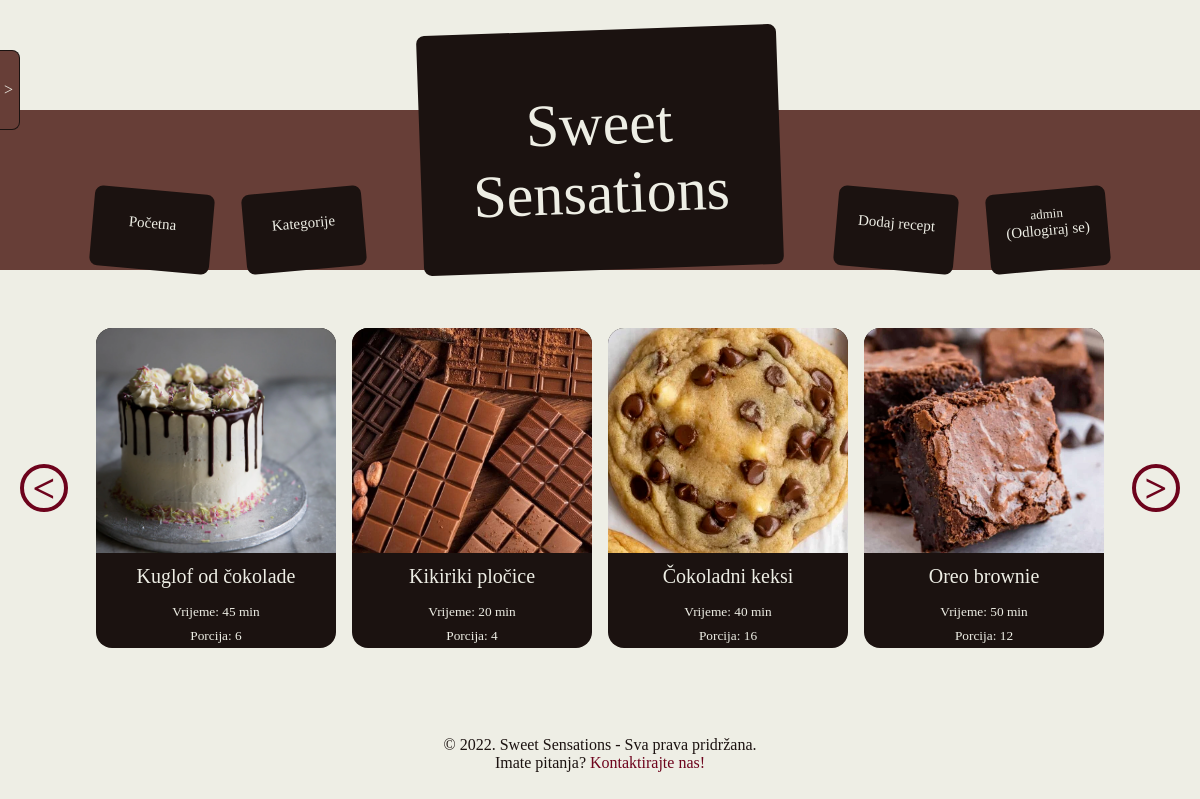
/index.php (signed in), run on the app's committed database.
### tables this page shows
create table Recipes
(
    id int auto_increment primary key,
    created_by_user_id int not null references Users(id),
    title varchar(64) not null,
    category_id int not null references Categories(id),
    description varchar(1024) not null,
    preparation_time_minutes int not null,
    preparation_difficulty_id int not null references Preparation_Difficulties(id),
    number_of_servings int not null
);

create table Categories
(
    id int auto_increment primary key,
    name varchar(64) not null,
    image_url varchar(64) not null
);

### src/database/RecipeDataSource.php (called while the page is built, shortened)
<?php
class RecipeDataSource
{
    private mysqli $con;
    public function __construct(mysqli $con)
    {
        $this->con = $con;
    }
    public function get_most_recent_recipes(): array
    {
        $stmt = $this->con->prepare(QUERY . ' ORDER BY Recipes.id DESC LIMIT 10;');
        $stmt->execute();
        $result = $stmt->get_result();
        $recipes_array = array();
        foreach ($result as $row) {
            $recipes_array[] = $row;
        }
        return $recipes_array;
    }
}

### src/index.php (the view, shortened to what this page needs)
<?php
include_once('database/RecipeDataSource.php');
include("utils/page.php");
$con = connect_to_database();
$recipes = new RecipeDataSource($con);
$recentRecipesArray = $recipes->get_most_recent_recipes();
include("partials/header.php");
include('partials/side-menu.php');
echo "
<div class='layout'>
    <div class='slider'>
        <div class='slider-button slider-button-left'>
          <
        </div>
        <div class='slider-content'>
          <div class='slider-content-inner'>";
    foreach ($recentRecipesArray as $recipe) {
        $recipeTitle = htmlspecialchars($recipe['title']);
        $minutes = $recipe['preparation_time_minutes'] % 60;
        echo "<a class='recipe-card' href='recipe.php?id={$recipe['id']}'>
              <img class='recipe-card-image' src='{$recipe['image_url']}' alt='$recipeTitle'>
              <div class='recipe-card-heading'>$recipeTitle</div>
              <div class='recipe-card-content'>Vrijeme: ";
                echo "$minutes min
              </div>
              <div class='recipe-card-content'>Porcija: {$recipe['number_of_servings']}</div>
            </a>";
    }
echo "
        </div>
    </div>
    <div class='slider-button slider-button-right'>
      &gt;
    </div>
  </div>
</div>
";
include("partials/footer.php");

### src/static/style.css (style rules this page uses)
* { --var-color-white: #eeeee5; --var-color-light-brown: #a79086; --var-color-brown: #673e37; --var-color-dark-brown: #1b1210; --var-color-cherry: #6d031c; box-sizing: border-box; }
body { padding: 0; margin: 0; background-color: var(--var-color-white); }
a { text-decoration: none; color: var(--var-color-cherry); }
.layout { display: flex; flex-wrap: wrap; justify-content: center; }
.recipe-card { width: 240px; height: 320px; background-color: var(--var-color-dark-brown); border-radius: 16px; display: flex; flex-direction: column; justify-content: center; align-items: center; color: var(--var-color-white); margin: 8px; }
.recipe-card-content { padding: 4px; font-size: smaller; }
.recipe-card-image { width: 100%; flex-grow: 1; flex-shrink: 1; object-fit: cover; border-top-left-radius: 16px; border-top-right-radius: 16px; height: 0; }
.recipe-card-heading { font-size: 20px; padding: 12px; text-align: center; }
.slider { display: flex; width: 100%; max-width: 1200px; height: 336px; align-items: center; }
.slider-button { border-radius: 100%; border: 4px solid var(--var-color-cherry); color: var(--var-color-cherry); width: 48px; height: 48px; text-align: center; display: flex; align-items: center; justify-content: center; font-weight: bold; font-size: 40px; margin: 20px; cursor: pointer; }
.slider-content { flex-grow: 1; flex-shrink: 1; overflow-x: hidden; position: relative; height: 100%; }
.slider-content-inner { position: absolute; display: flex; transition: 0.5s left ease; left: 0; }

### data on the page
recipes: category.image_url (picture), title "Kuglof od čokolade", preparation_time_minutes "45", number_of_servings "6"
recipes: category.image_url (picture), title "Kikiriki pločice", preparation_time_minutes "20", number_of_servings "4"
recipes: category.image_url (picture), title "Čokoladni keksi", preparation_time_minutes "40", number_of_servings "16"
recipes: category.image_url (picture), title "Oreo brownie", preparation_time_minutes "50", number_of_servings "12"

### other printed values
$username "admin"
